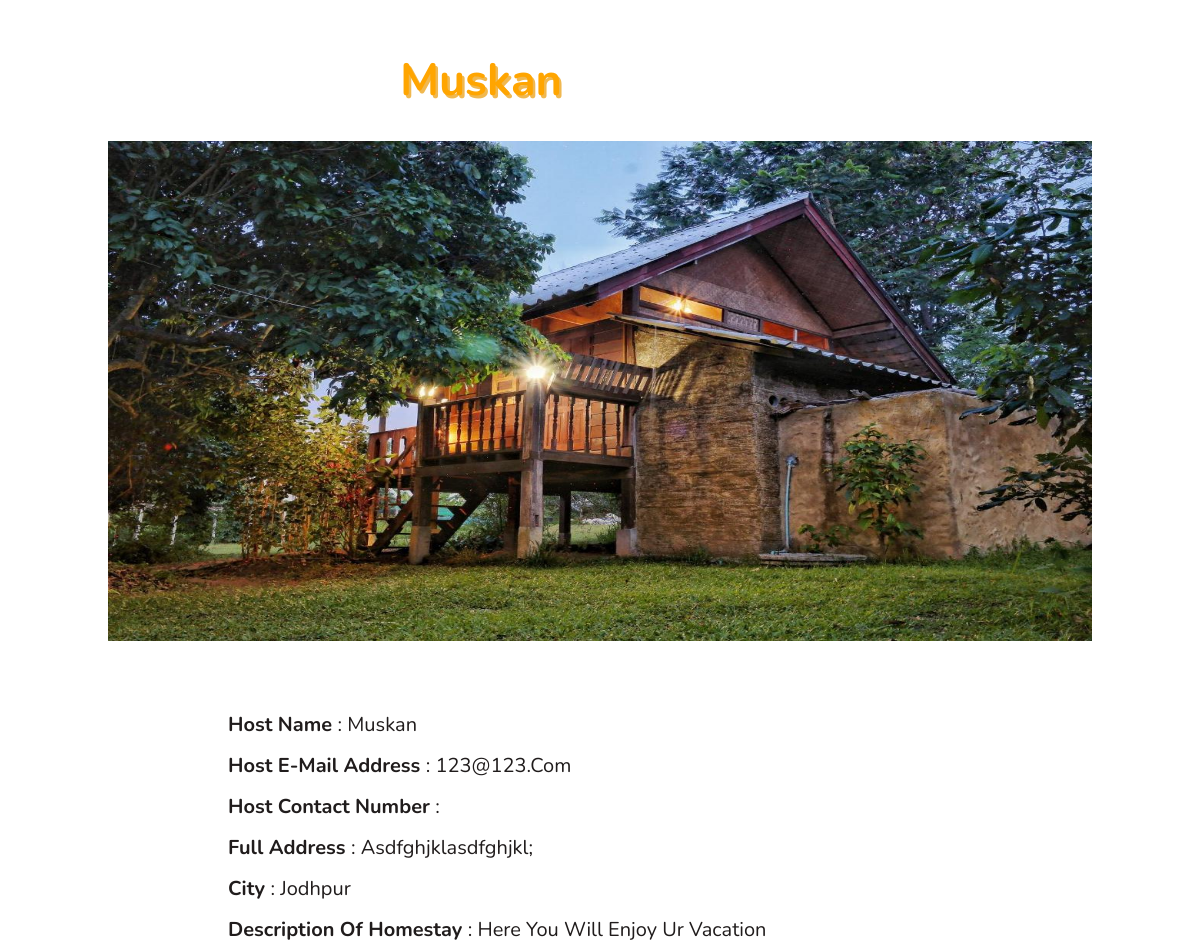
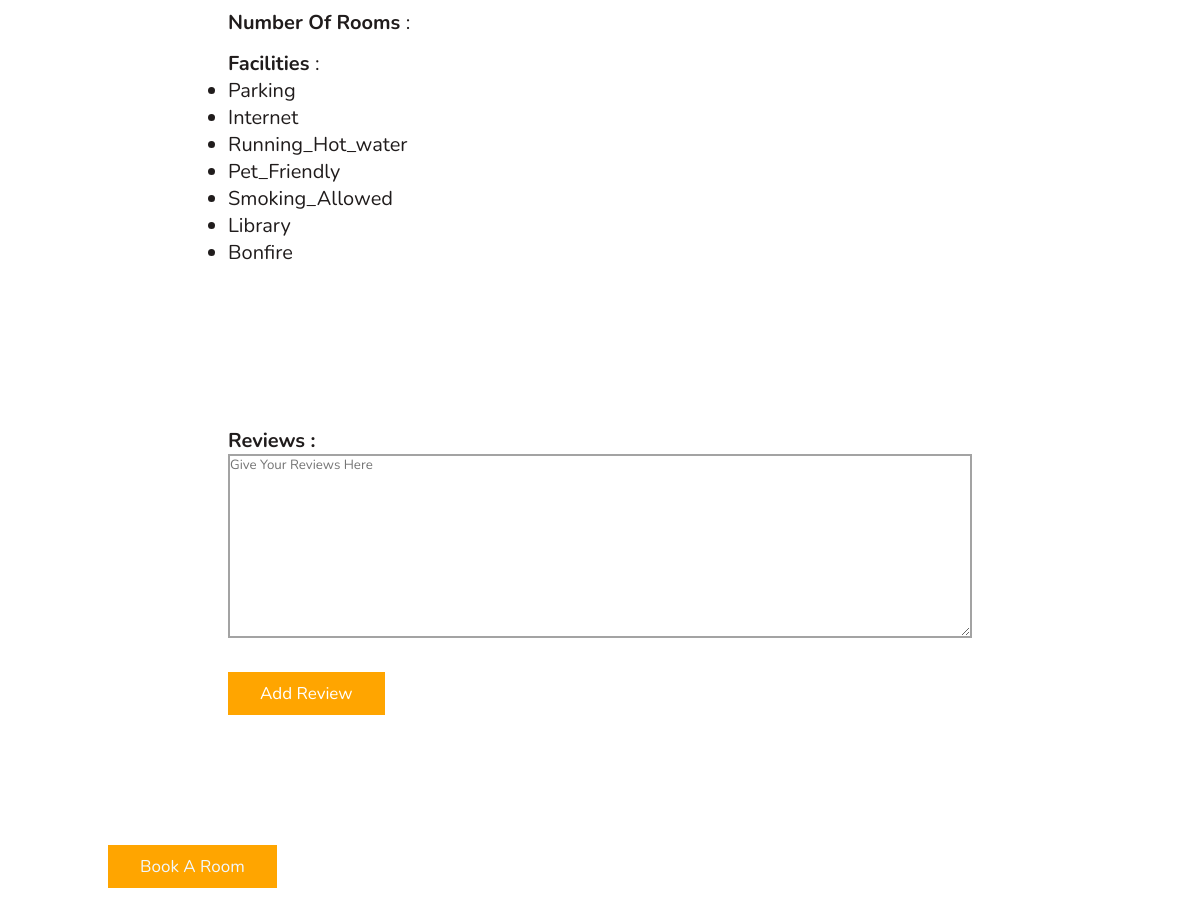
Page /6/profile on the committed database (2 pictures, top to bottom).
### models.py (models this page shows)
class Listroom(db.Model):
    id = db.Column(db.Integer, primary_key=True)
    email = db.Column(db.String(150))
    phone_no= db.Column(db.Integer)
    city = db.Column(db.String(150))
    host_name = db.Column(db.String(150))
    homestay_name = db.Column(db.String(150))
    address = db.Column(db.String(150))
    description= db.Column(db.String(150))
    no_of_room = db.Column(db.Integer)
    Parking = db.Column(db.Boolean)
    Internet = db.Column(db.Boolean)
    Running_Hot_water = db.Column(db.Boolean)
    Open_Seating_areas = db.Column(db.Boolean)
    Air_Condition = db.Column(db.Boolean)
    Pet_Friendly = db.Column(db.Boolean)
    Toiletries = db.Column(db.Boolean)
    Smoking_Allowed = db.Column(db.Boolean)
    Library = db.Column(db.Boolean)
    Bonfire = db.Column(db.Boolean)
    Barbecue = db.Column(db.Boolean)
    Pick_and_dropService = db.Column(db.Boolean)
    rent=db.Column(db.Integer)
    pic=db.Column(db.String(500))
    uid = db.Column("uid", db.Integer, db.ForeignKey('user.id'))
    review = db.relationship('Reviews', backref='room')
    booking = db.relationship('Booking', backref='room')

### main.py (the view)
@app.route('/<room_id>/profile')
def host_profile(room_id):
    room=Listroom.query.filter_by(id=int(room_id)).first()
    print(room)
    if room:
        l=[]
        if room.Parking ==True:
            l.append('Parking')
        if room.Internet ==True:
            l.append('Internet')
        if room.Running_Hot_water ==True:
            l.append('Running_Hot_water')
        if room.Open_Seating_areas ==True:
            l.append('Open_Seating_areas')
        if room.Air_Condition ==True:
            l.append('Air_Condition')
        if room.Pet_Friendly ==True:
            l.append('Pet_Friendly')
        if room.Toiletries ==True:
            l.append('Toiletries')
        if room.Smoking_Allowed ==True:
            l.append('Smoking_Allowed')
        if room.Library ==True:
            l.append('Library')
        if room.Bonfire ==True:
            l.append('Bonfire')
        if room.Barbecue ==True:
            l.append('Barbecue ')
        if room.Pick_and_dropService ==True:
            l.append('Pick_and_dropService')
        return render_template('host_profile.html',host=room,face=l,reviews=Reviews.query.filter_by(room_id=room.id).all())
    else:
        return redirect(url_for('index'))

### templates/host_profile.html (shortened to what this page needs)
    <!DOCTYPE html>
    <html lang="en">
    <head>
    </head>
    <body>
        <section class="host_profile" id="host_profile">
            <div class="box-container">
                <h1>{{host.homestay_name}}</h1>
                <div class="image-container">
                    <img src="{{host.pic}}" alt="homestay image">
                </div>
                <div class="box">
                    <span> <b> host name </b>: {{host.host_name}}</span> <br> <br>
                    <span> <b> host E-mail address </b>: {{host.email}}</span> <br> <br>
                    <span> <b> host contact number </b>: {{host.phone}}</span> <br> <br>
                    <span> <b> full address </b>: {{host.address}}</span> <br> <br>
                    <span> <b> city </b>: {{host.city}}</span> <br> <br>
                    <span> <b> description of homestay </b>: {{host.description}}</span> <br> <br>
                    <span> <b> number of rooms </b>: {{host.no_of_rooms}}</span> <br> <br>
                    <span> <b> facilities </b>: <ul>
                        {% for i in face  %}
                            <li>{{i}}</li>
                        {% endfor %}
                    </ul></span> <br> <br>
                </div>
                <form action="/{{host.id}}/review" method="POST">
                        <div class="box">
                        <label> <b> reviews :</b></label> <br>
                        <textarea name="review" cols="112" rows="10" required
                            placeholder="give your reviews here"></textarea>
                            <button type="submit" class="btn">Add review</button>
                        </div>
                    </form>
                    <button class="btn" type="button"><a href="/{{host.id}}/book" class="hello">book a room</a></button>
            </div>
        </section>
    </body>
    </html>

### templates/host_profile.html (style rules this page uses)
:root { --orange: #ffa500; }
* { font-family: 'Nunito', sans-serif; margin: 0; padding: 0; box-sizing: border-box; text-transform: capitalize; outline: none; border: none; text-decoration: none; transition: all .2s linear; }
html { font-size: 62.5%; overflow-x: hidden; scroll-padding-top: 6rem; scroll-behavior: smooth; }
section { padding: 2rem 9%; }
.host_profile .box-container { gap: 1.5rem; }
.host_profile .box-container .box { border-radius: .5rem; padding: 5rem 10rem; text-align: justify; margin: 2rem; }
.host_profile .box-container .image-container { display: flex; flex-wrap: wrap; gap: 1.5rem; flex-direction: row; justify-content: center; border: 5px #ffa500; }
.host_profile .box-container .image-container img { height: 500px; width: 1000px; margin: auto; }
.host_profile .box-container .box span { font-size: 2rem; color: rgb(32, 28, 28); padding: 1rem 0; margin: auto; }
.host_profile .box-container .box label { font-size: 2rem; color: rgb(32, 28, 28); padding: 1rem 0; margin: auto; }
.host_profile .box-container .box { border: 5px #333; }
textarea { border: 2px solid #0000005c; width: 100%; }
h1 { color: #ffa500; text-shadow: 2.5px 3px #f0b850; font-size: 45px; width: 400px; margin: 3rem auto; }
.btn { display: inline-block; margin: 2rem 30rem; background: var(--orange); color: #fff; padding: .8rem 3rem; border: .2rem solid var(--orange); cursor: pointer; font-size: 1.7rem; margin: 3rem auto; }
.hello { color:aliceblue; }

### rows in the picture
Listroom: homestay_name "Muskan", pic (picture), host_name "Muskan", email "123@123.com", address "Asdfghjklasdfghjkl;", city "Jodhpur", description "Here You Will Enjoy Ur Vacation"

### other values in the picture
{{ i }} "Parking" "Internet" "Running_Hot_water" "Pet_Friendly" "Smoking_Allowed" "Library" "Bonfire"
